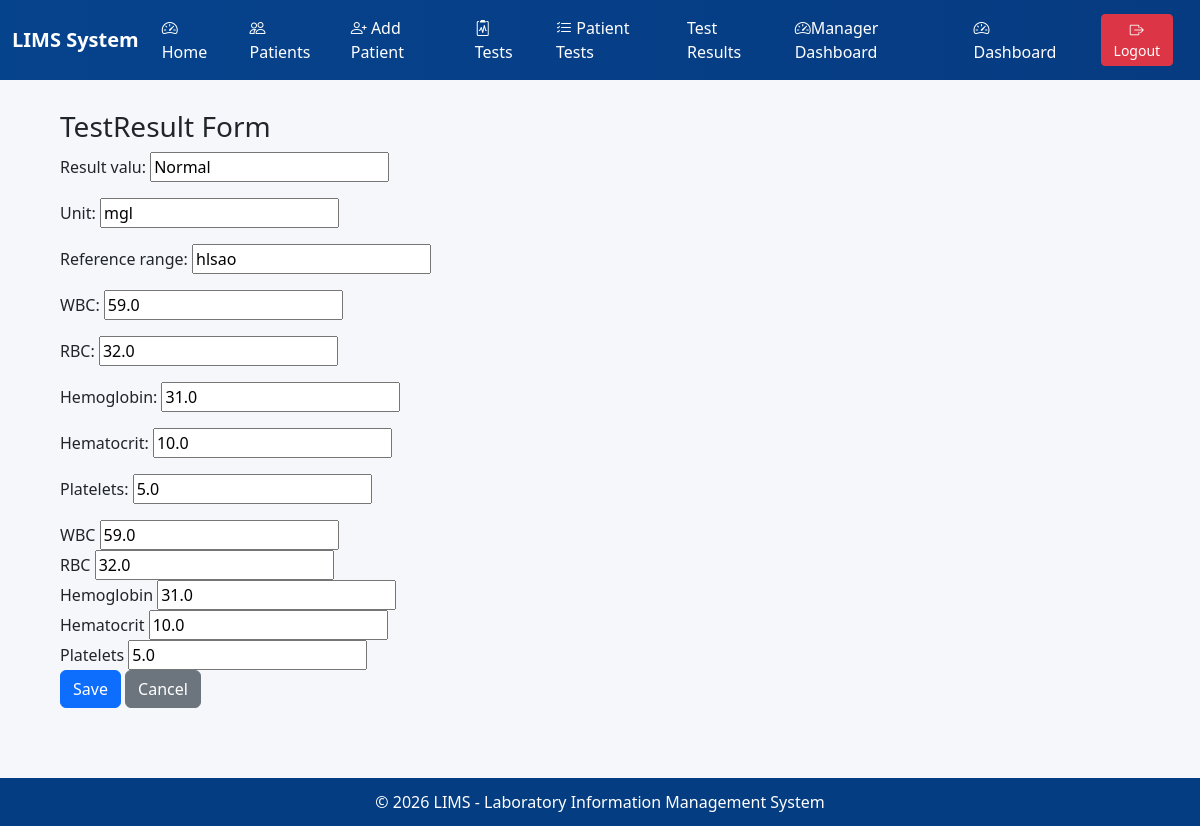
Page /testresult/1/update/ (signed in) on the committed database.
### core/models.py (models this page shows, shortened)
class TestResult(models.Model):
    patienttest = models.OneToOneField( PatientTest,on_delete=models.CASCADE )
    wbc = models.FloatField("WBC", null=True, blank=True)
    rbc = models.FloatField("RBC", null=True, blank=True)
    hemoglobin = models.FloatField("Hemoglobin", null=True, blank=True)
    hematocrit = models.FloatField("Hematocrit", null=True, blank=True)
    platelets = models.FloatField("Platelets", null=True, blank=True)
    result_valu = models.CharField(max_length=100)
    unit = models.CharField(max_length=50, blank=True)
    reference_range = models.CharField(max_length=100, blank=True)
    STATUS_CHOICES = [
        ('pending', 'Pending'),
        ('completed', 'Completed'),
        ('approved', 'Approved'),
    ]
    status = models.CharField(
        max_length=20,
        choices=STATUS_CHOICES,
        default='pending'
    )
    completed_by = models.ForeignKey(
        settings.AUTH_USER_MODEL,
        on_delete=models.SET_NULL,
        null=True,
        blank=True,
        related_name='completed_results'
    )
    completed_at = models.DateTimeField(null=True, blank=True)
    approved_by = models.ForeignKey(
        User,
        on_delete=models.SET_NULL,
        null=True,
        blank=True,
        related_name='approved_results'
    )
    approved_at = models.DateTimeField(null=True, blank=True)
    created_at = models.DateTimeField(auto_now_add=True)
    class Meta:
         permissions =[("approve_testresult", "Can approve testresult"),]

### core/views.py (the view)
# urls.py: path('testresult/<int:pk>/update/', views.testresult_update, name='testresult_update'),
@login_required
@permission_required('core.change_testresult', raise_exception=True)
def testresult_update(request, pk):
    result = get_object_or_404(TestResult, pk=pk)
    if result.status == 'approved':
        messages.error(request, "Approved results cannot be edited.")
        return redirect('core:testresult_detail', pk=pk)
    if request.method == 'POST':
        form = TestResultForm(request.POST, instance=result)
        if form.is_valid():
            form.save()
            ActivityLog.objects.create(
                user=request.user,
                action=f"Updated result for {result.patienttest.patient}"
            )
            messages.success(request, "Result updated successfully.")
            return redirect('core:testresult_detail', pk=pk)
    else:
        form = TestResultForm(instance=result)
    return render(request, 'core/testresult_form.html', {'form': form})

### core/forms.py
class TestResultForm(forms.ModelForm):
    class Meta:
        model = TestResult
        fields = ['result_valu', 'unit', 'reference_range', 'wbc','rbc','hemoglobin','hematocrit','platelets']

### core/templates/core/testresult_form.html (shortened to what this page needs)
{% extends "base.html" %}
{% block content %}
<h3>TestResult Form</h3>
<form method="post">
    {{ form.as_p }}
    <div>
        <label>WBC</label>
        {{ form.wbc }}
    </div>
    <div>
        <label>RBC</label>
        {{ form.rbc }}
    </div>
    <div>
        <label>Hemoglobin</label>
        {{ form.hemoglobin }}
    </div>
    <div>
        <label>Hematocrit</label>
        {{ form.hematocrit }}
    </div>
    <div>
        <label>Platelets</label>
        {{ form.platelets }}
    </div>
    <button class="btn btn-primary">Save</button>
    <a href="{% url 'core:testresult_detail' form.instance.pk %}" class="btn btn-secondary">
        Cancel
    </a>
</form>
{% endblock %}

### templates/base.html (style rules this page uses)
body { background: #f5f7fb; font-family: Segoe UI, Tahoma; }

### rows in the picture
TestResult: result_valu "Normal", unit "mgl", reference_range "hlsao", wbc "59.0", rbc "32.0", hemoglobin "31.0", hematocrit "10.0", platelets "5.0"
